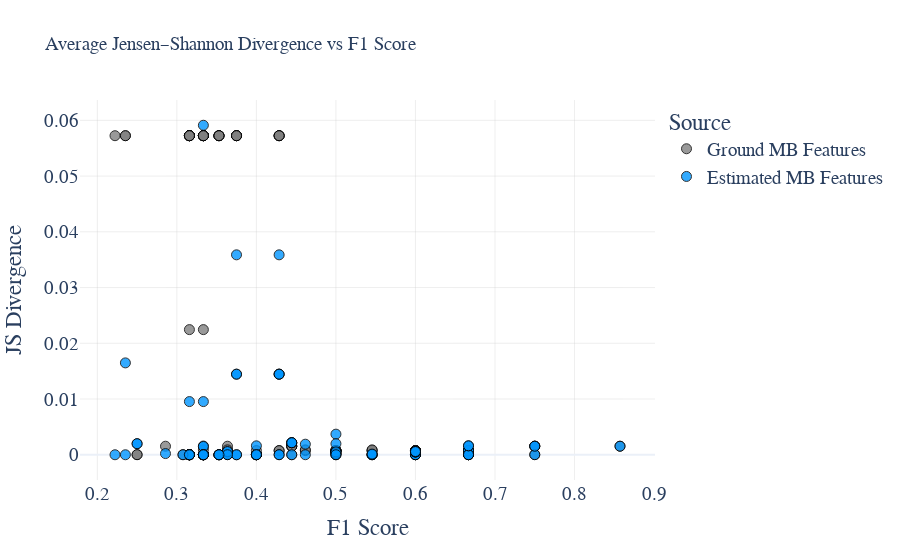
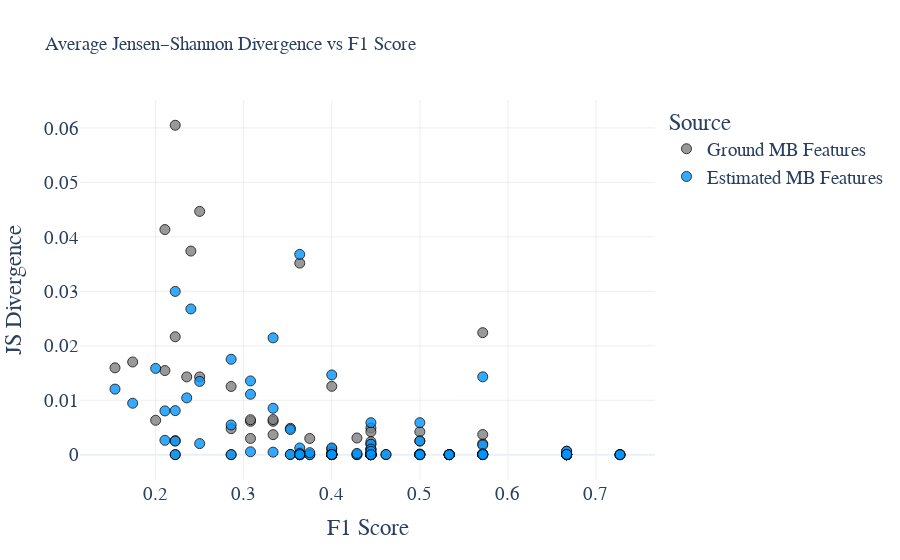
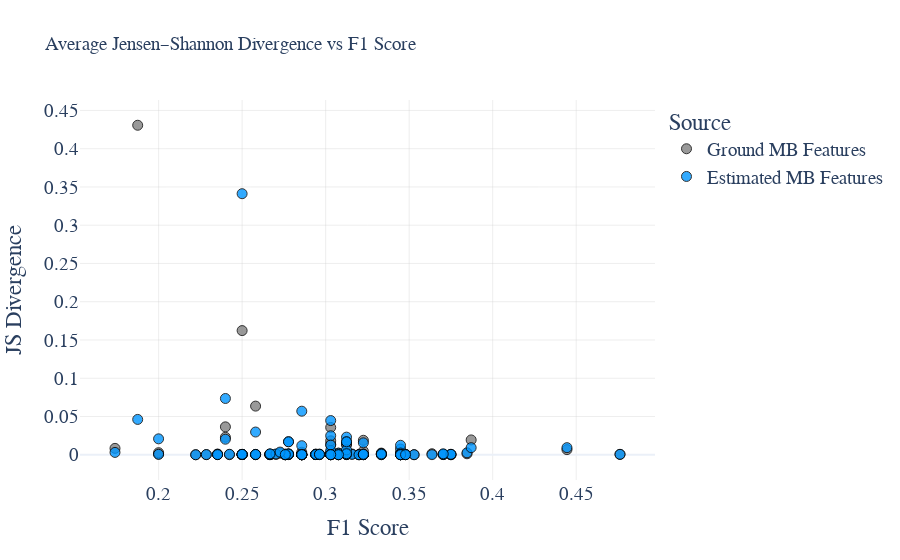

Source (notebook cell) for these figures, in order:
### Code cell
datasets = ['asia', 'alarm', 'insurance']

for name in datasets:
    
    data = json.load(open(f"./data/results/{name}.json"))
    global_stats(data)
    q1_plot(data)
